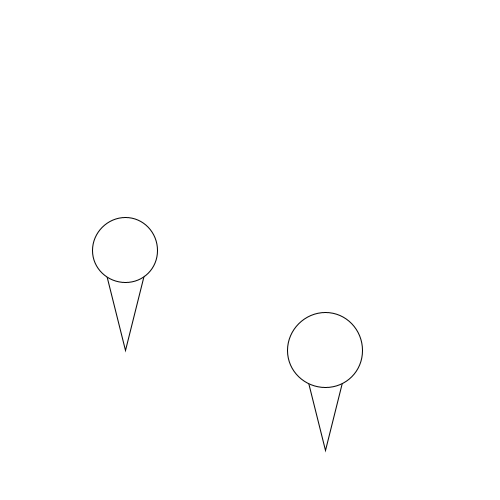
Frame 1 (no input)
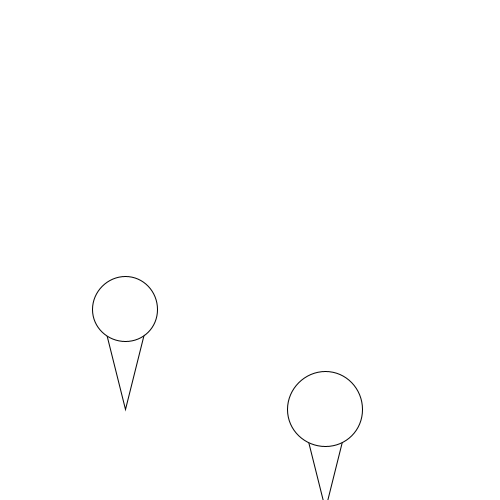
Frame 60 (the mouse pressed at the canvas centre just before this capture)
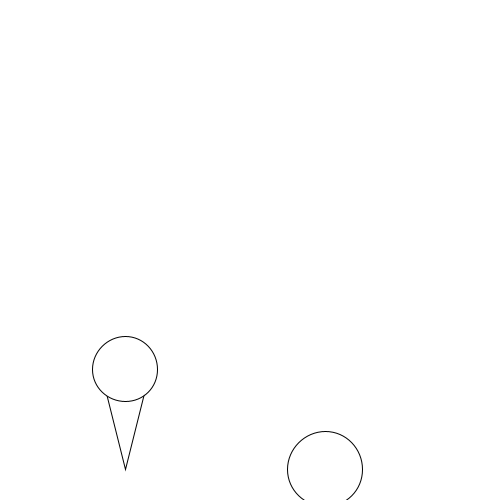
Frame 120 (the mouse held since frame 60 and released just before this capture)

The Processing sketch that drew these frames (run headless with seeded random() and noise(); from frame 60 on, the mouse is pressed at the canvas centre):

// Processing sketch: OOP_Icecream
// ── OOP_Icecream.pde
//from demo on OOP: creating objects and classes
//rewrites the icecream function sketch from previous week and adds additional methods


//set up objects
//className nameOfObject;
Icecream icecream1;
Icecream icecream2;

void setup() {
  size (500, 500);
  //initialize objects in setup() by calling the constructor
  //nameOfObject= new ClassName();
  icecream1= new Icecream(100, 250, 65);
  icecream2= new Icecream(300, 350, 75);
}

void draw() {
  background(255);
  //call methods on the object from within draw()
  icecream1.display(); 
  icecream2.display();
  icecream1.fall();
  icecream2.fall();
  icecream1.grow();
  icecream2.grow();
}

// ── Icecream.pde
//define the class outside of setup() and draw()
//can be placed below draw or as a separate tab like this
//name of class gets capitalized

class Icecream {
  //**instance variables**
  int x;
  int y;
  int diameter;

  //**constructor**
  //like setup() function within class
  //constructor arguments are temporary and used to initialize variables inside object
  Icecream(int tempX, int tempY, int tempDiameter) {
    x= tempX;
    y= tempY;
    diameter= tempDiameter;
  }

  //**methods** 
  //these are functions for the object
  void display() {
    triangle(x, y, x+50, y, x+25, y+100);
    ellipse(x+25, y, diameter, diameter);
  } 

  void fall() {
    if (y>height+100) {
      y=-100;
    } else {
      y++;
    }
  }

  void grow() {
    diameter=constrain(diameter, 0, width);
    if (keyPressed) {
      if (key== '1') {
        diameter++;
      } else if (key=='2') {
        diameter--;
      }
    }
  }
}
